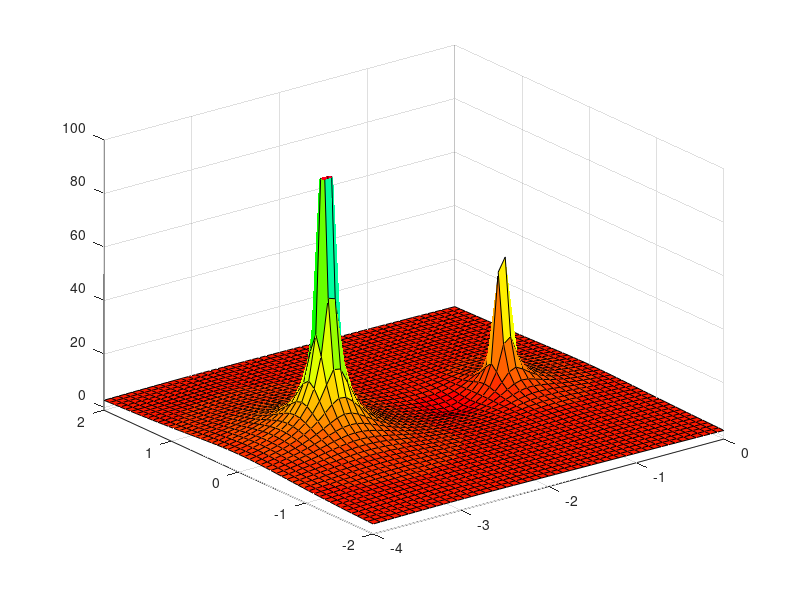
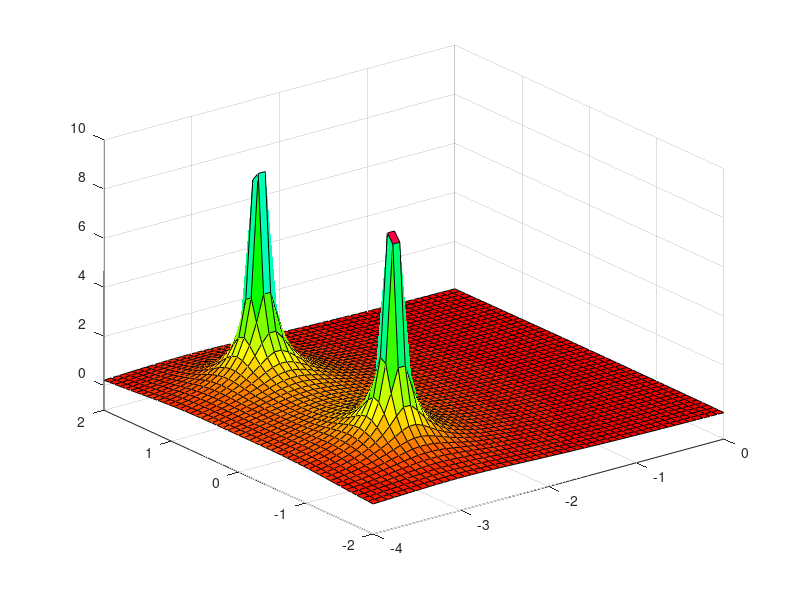

Here is the MATLAB script that generated these plots, in order:
%    做题一般套路
X1=-4:0.08:0;%生成X坐标
Y1=-2:0.08:2;%生成Y坐标
[x y]=meshgrid(X1,Y1);%产生矩阵
s=x+i*y;%产生复平面区域
FS=abs(2./(s+1)+5./(s+3));%计算拉氏变换样点值和幅值
mesh(x,y,FS);%绘制网点图
surf(x,y,FS);%绘制带阴影的三维曲面图
zlim([-1 100]);
colormap(hsv);%设置颜色顺序
figure;
GS=abs(1./((s+3).*(s+3)+1));%计算拉氏变换样点值和幅值
mesh(x,y,GS);%绘制网点图
surf(x,y,GS);%绘制带阴影的三维曲面图
zlim([-1 10]);
colormap(hsv);%设置颜色顺序